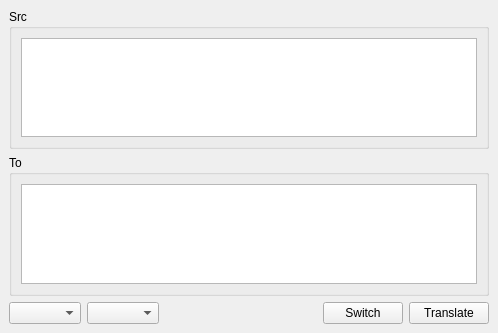
<?xml version="1.0" encoding="UTF-8"?>
<ui version="4.0">
 <class>MainWindow</class>
 <widget class="QMainWindow" name="MainWindow">
  <property name="geometry">
   <rect>
    <x>0</x>
    <y>0</y>
    <width>498</width>
    <height>333</height>
   </rect>
  </property>
  <property name="windowTitle">
   <string>Pyqt - GTranslator</string>
  </property>
  <widget class="QWidget" name="centralwidget">
   <layout class="QVBoxLayout" name="verticalLayout">
    <item>
     <widget class="QGroupBox" name="groupBox">
      <property name="title">
       <string>Src</string>
      </property>
      <layout class="QGridLayout" name="gridLayout">
       <item row="0" column="0">
        <widget class="QPlainTextEdit" name="plainTextEdit"/>
       </item>
      </layout>
     </widget>
    </item>
    <item>
     <widget class="QGroupBox" name="groupBox_2">
      <property name="title">
       <string>To</string>
      </property>
      <layout class="QGridLayout" name="gridLayout_2">
       <item row="0" column="0">
        <widget class="QPlainTextEdit" name="plainTextEdit_2"/>
       </item>
      </layout>
     </widget>
    </item>
    <item>
     <layout class="QHBoxLayout" name="horizontalLayout">
      <item>
       <widget class="QComboBox" name="comboBox">
        <property name="editable">
         <bool>false</bool>
        </property>
        <property name="maxVisibleItems">
         <number>5</number>
        </property>
       </widget>
      </item>
      <item>
       <widget class="QComboBox" name="comboBox_2"/>
      </item>
      <item>
       <spacer name="horizontalSpacer">
        <property name="orientation">
         <enum>Qt::Horizontal</enum>
        </property>
        <property name="sizeHint" stdset="0">
         <size>
          <width>40</width>
          <height>20</height>
         </size>
        </property>
       </spacer>
      </item>
      <item>
       <widget class="QPushButton" name="pushButton">
        <property name="text">
         <string>Switch</string>
        </property>
       </widget>
      </item>
      <item>
       <widget class="QPushButton" name="pushButton_2">
        <property name="text">
         <string>Translate</string>
        </property>
       </widget>
      </item>
     </layout>
    </item>
   </layout>
  </widget>
 </widget>
 <resources/>
 <connections/>
</ui>
